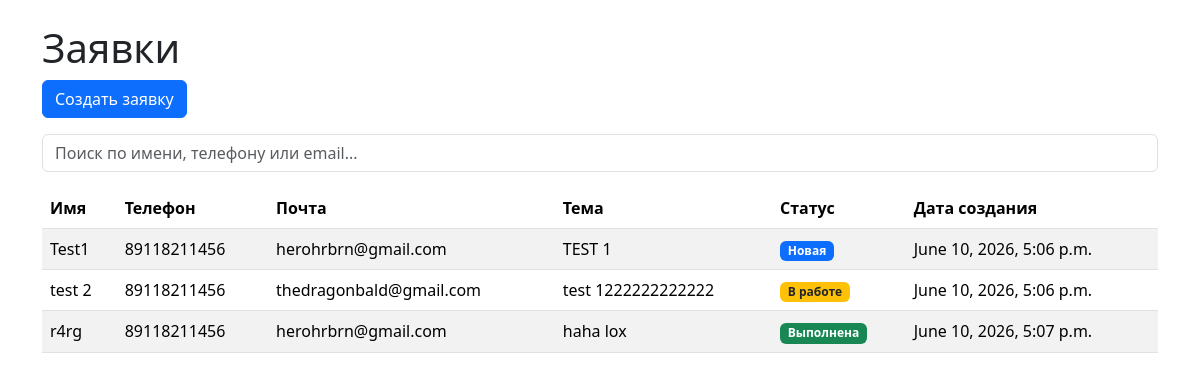
The app's page /requests/, older data.
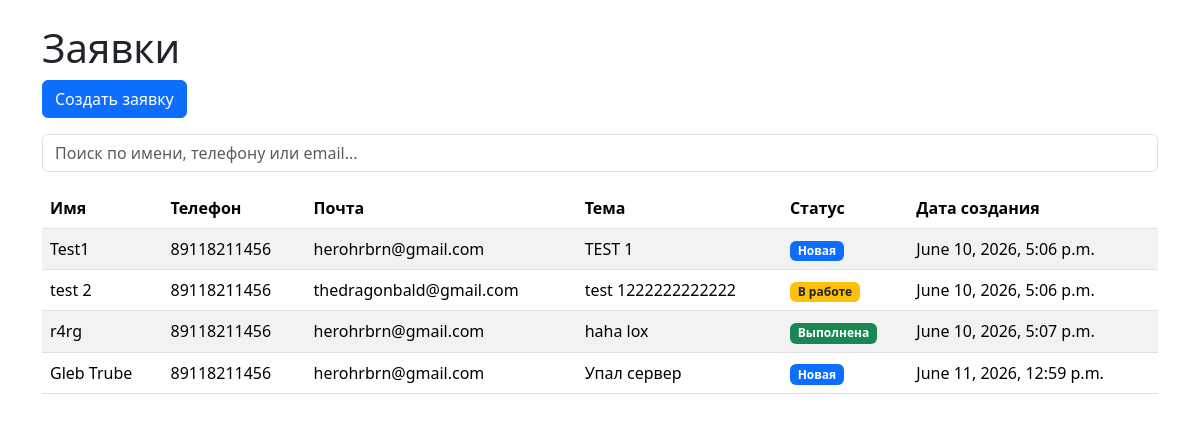
The same page, newer data.
### main/models.py (models this page shows, shortened)
class Request(models.Model):
    STATUS_CHOICES = [
        ('new', 'Новая'),
        ('in_progress', 'В работе'),
        ('done', 'Выполнена'),
    ]
    name = models.CharField(max_length=50, db_index=True)
    phone = models.CharField(max_length=20)
    email = models.EmailField()
    subject = models.CharField(max_length=80)
    text = models.TextField()
    status = models.CharField(max_length=20, choices=STATUS_CHOICES, default='new')
    created_at = models.DateTimeField(auto_now_add=True)

### main/views.py (the view)
# urls.py: path('requests/', views.request_list, name='request_list'),
def request_list(request):
    requests = Request.objects.all()
    return render(request, 'main/request_list.html', {'requests' : requests})

### main/templates/main/request_list.html (shortened to what this page needs)
{% extends 'main/base.html' %} {% block title %}Список заявок{% endblock %} {% block content %}
<h1>Заявки</h1>
<a
	href="{% url 'request_create' %}"
	class="btn btn-primary mb-3">
	Создать заявку
</a>
<input
	type="text"
	id="searchInput"
	class="form-control mb-3"
	placeholder="Поиск по имени, телефону или email..." />
<table class="table table-striped table-hover">
	<thead>
		<tr>
			<th>Имя</th>
			<th>Телефон</th>
			<th>Почта</th>
			<th>Тема</th>
			<th>Статус</th>
			<th>Дата создания</th>
		</tr>
	</thead>
	<tbody>
		{% for r in requests %}
		<tr>
			<td>{{ r.name }}</td>
			<td>{{ r.phone }}</td>
			<td>{{ r.email }}</td>
			<td>{{ r.subject }}</td>
			<td>
				{% if r.status == 'new' %}
				<span class="badge bg-primary">{{ r.get_status_display }}</span>
				{% elif r.status == 'in_progress' %}
				<span class="badge bg-warning text-dark">{{ r.get_status_display }}</span>
				{% elif r.status == 'done' %}
				<span class="badge bg-success">{{ r.get_status_display }}</span>
				{% endif %}
			</td>
			<td>{{ r.created_at }}</td>
		</tr>
		{% endfor %}
	</tbody>
</table>
{% endblock %}

### main/templates/main/base.html (shortened to what this page needs)
<!doctype html>
<html lang="ru">
	<head>
		<link
			href="https://cdn.jsdelivr.net/npm/bootstrap@5.3.3/dist/css/bootstrap.min.css"
			rel="stylesheet" />
	</head>
	<body>
		<div class="container my-4">
			 {% block content %}{% endblock %}
		</div>
	</body>
</html>

Row changes from the older to the newer data that the page shows:
added Request: name "Gleb Trube", phone "89118211456", email "herohrbrn@gmail.com", subject "Упал сервер", status "Новая", created_at "June 11, 2026, 12:59 p.m."
